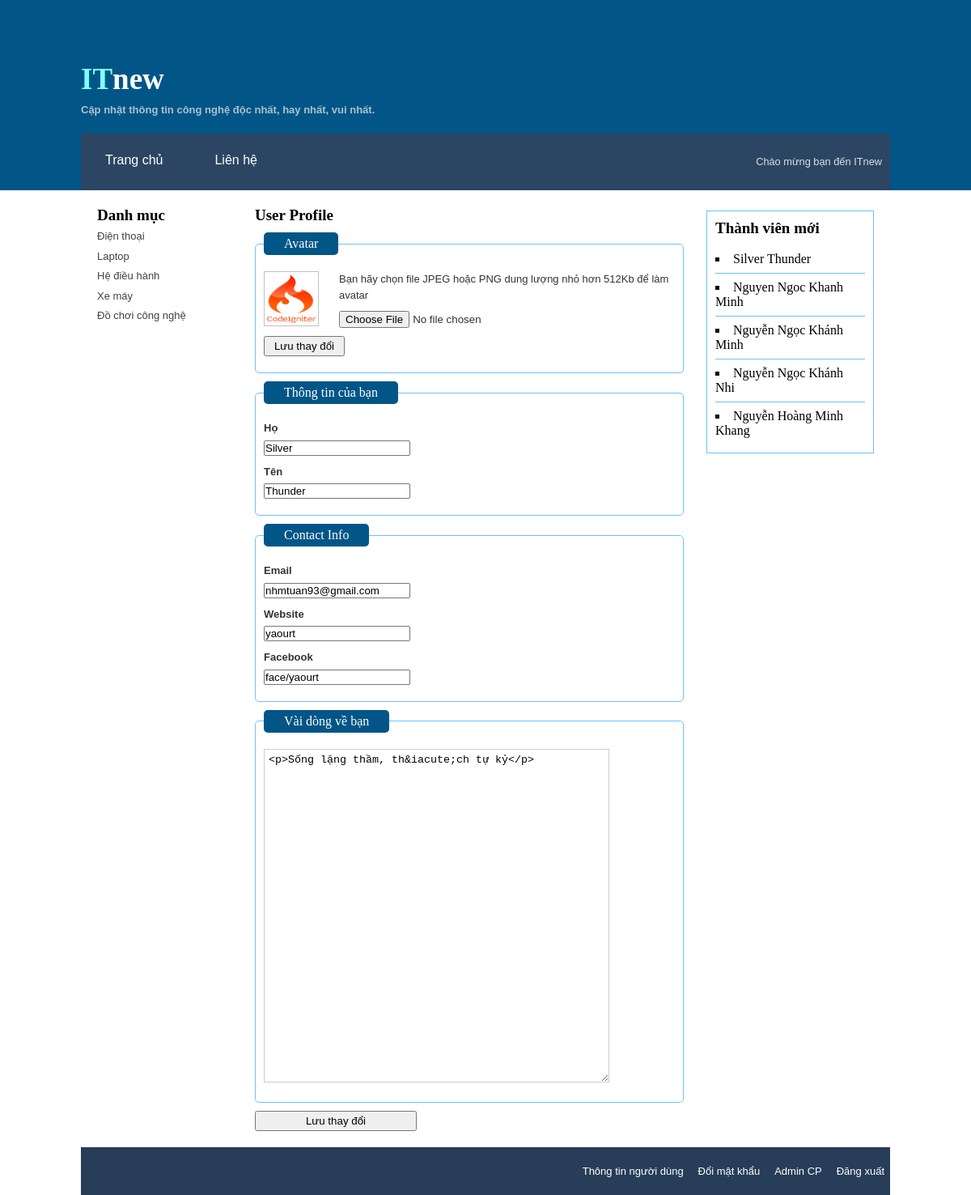
The page /edit_profile.php (signed in) on the database its author committed.
### tables this page shows
CREATE TABLE IF NOT EXISTS `categories` (
`cat_id` int(11) NOT NULL,
  `user_id` int(11) NOT NULL,
  `cat_name` varchar(100) NOT NULL,
  `position` tinyint(4) NOT NULL
);

CREATE TABLE IF NOT EXISTS `users` (
`user_id` int(11) NOT NULL,
  `first_name` varchar(40) NOT NULL,
  `last_name` varchar(40) NOT NULL,
  `email` varchar(60) NOT NULL,
  `pass` varchar(40) NOT NULL,
  `question_security` varchar(100) NOT NULL,
  `website` varchar(60) DEFAULT NULL,
  `facebook` varchar(40) DEFAULT NULL,
  `bio` text,
  `avatar` varchar(100) DEFAULT NULL,
  `user_level` tinyint(4) NOT NULL DEFAULT '2',
  `active` varchar(60) DEFAULT NULL,
  `registration_date` timestamp NOT NULL DEFAULT CURRENT_TIMESTAMP ON UPDATE CURRENT_TIMESTAMP
);

### includes/functions.php (called while the page is built, shortened)
<?php
    function fetch_user($user_id) {
        global $dbc;
        $q = "SELECT * FROM users WHERE user_id = {$user_id}";
        $r = mysqli_query($dbc, $q); confirm_query($r, $q);
        if(mysqli_num_rows($r) > 0) {
            return $result_set = mysqli_fetch_array($r, MYSQLI_ASSOC);
        } else {
            return FALSE;
        }
    }
    function fetch_new_users($order) {
        global $dbc;
        $q = "SELECT * FROM users ORDER BY {$order} DESC LIMIT 5";
        $r = mysqli_query($dbc,$q); confirm_query($r, $q);
        if(mysqli_num_rows($r) > 1) {
            $users = array();
            while($results = mysqli_fetch_array($r, MYSQLI_ASSOC)) {
                $users[] = $results;
			}
			return $users;
		} else {
			return FALSE;
		}
    }

### edit_profile.php (the view, shortened to what this page needs)
<?php $title = 'Thông tin người dùng'; include('includes/header.php');?>
<?php include('includes/mysqli_connect.php');?>
<?php include('includes/functions.php');?>
<?php include('includes/sidebar-a.php');
?>
<div id="content">
<h2>User Profile</h2>
    <?php
        $user = fetch_user($_SESSION['uid']);
    ?>
<form enctype="multipart/form-data" action="avatar.php" method="post">
    <fieldset>
		<legend>Avatar</legend>
		<div>
            <img class="avatar" src="uploads/images/<?php echo (is_null($user['avatar']) ? "no_avatar.jpg" : $user['avatar']); ?>" alt="avatar" />
            <p>Bạn hãy chọn file JPEG hoặc PNG dung lượng nhỏ hơn 512Kb để làm avatar<p>
            <input type="file" name="image" />
            <p><input class="change" type="submit" name="upload" value="Lưu thay đổi" /></p>
        </div>
  </fieldset>
</form>
<form action="" method="post">
    <fieldset>
        <legend>Thông tin của bạn</legend>
        <div>
            <label for="first-name">Họ
            </label>
            <input type="text" name="first_name" value="<?php if(isset($user['first_name'])) echo strip_tags($user['first_name']); ?>" size="20" maxlength="40" tabindex='1' />
        </div>
        <div>
            <label for="last-name">Tên
            </label>
            <input type="text" name="last_name" value="<?php if(isset($user['last_name'])) echo strip_tags($user['last_name']); ?>" size="20" maxlength="40" tabindex='1' />
        </div>
  </fieldset>
  <fieldset>
        <legend>Contact Info</legend>
        <div>
            <label for="email">Email
            </label>
            <input type="text" name="email" value="<?php if(isset($user['email'])) echo $user['email']; ?>" size="20" maxlength="40" tabindex='3' />
        </div>
        <div>
            <label for="website">Website</label>
            <input type="text" name="website" value="<?php echo (is_null($user['website'])) ? '' : strip_tags($user['website']); ?>" size="20" maxlength="40" tabindex='4' />
        </div>
        <div>
            <label for="yahoo">Facebook</label>
            <input type="text" name="facebook" value="<?php echo (is_null($user['facebook'])) ? '' : strip_tags($user['facebook']); ?>" size="20" maxlength="40" tabindex='5' />
        </div>
  </fieldset>
  <fieldset>
        <legend>Vài dòng về bạn</legend>
        <div>
            <textarea cols="50" rows="20" name="bio"><?php echo (is_null($user['bio'])) ? '' : htmlentities($user['bio'], ENT_COMPAT, 'UTF-8'); ?></textarea>
        </div>
  </fieldset>
 <div><input type="submit" name="submit" value="Lưu thay đổi" /></div>
</form>
</div>
<?php include('includes/sidebar-b.php');?>
<?php include('includes/footer.php'); ?>

### includes/sidebar-a.php (shortened to what this page needs)
<div id="content-container">
    <div id="section-navigation">
        <h2>Danh mục</h2>
	   <ul class="navi">
            <?php
                if(isset($_GET['cid']) && filter_var($_GET['cid'], FILTER_VALIDATE_INT, array('min_range' => 1))) {
                    $cid = $_GET['cid'];
                } else {
                    $cid = NULL;
                }
                    $q = "SELECT cat_id, cat_name FROM categories ORDER BY position ASC";
                    $r = mysqli_query($dbc, $q);
                    while($cats = mysqli_fetch_array($r, MYSQLI_ASSOC)) {
                        echo "<li><a href='index.php?cid={$cats['cat_id']}'";
                        if($cats['cat_id'] == $cid) {
                            echo "class='selected'";
                        }
                        echo ">". $cats['cat_name'] ."</a></li>";
                    }
            ?>
	   </ul>
</div>

### includes/sidebar-b.php
<div id="aside">
	<div class="box">
        <h2>Thành viên mới</h2>
        <?php $users = fetch_new_users('registration_date');
          foreach ($users as $user) {
            echo "<li>{$user['first_name']} {$user['last_name']}</li>";
            }
         ?>
    </div>
</div>

### css/style.css (style rules this page uses)
* { margin: 0; padding: 0 }
p, label, a { color: #333333; line-height: 1.5; font-size: 13px; font-family:'lucida grande',tahoma,verdana,arial,sans-serif； }
ul { list-style: none; }
a { color: #43423F; text-decoration: none; }
h2 a, h2 { margin: 0; font-size: 19px; font-family: museo, georgia, san-serif; }
#content-container { float: left;width: 1000px; }
#section-navigation { float: left;width: 160px; height: 100%; padding: 20px 0;margin: 0 20px;display: inline; }
#section-navigation ul li { margin: 5px 0px;padding: 0; }
#content { float: left;width: 530px;padding: 20px 0;margin: 0 0 0 15px; }
#aside { float: right;width: 207px;padding: 10px 0;margin: 0 20px 0 0; }
.box { margin: 15px 0px; border: 1px solid #6DC2FF; padding: 10px; }
.box h2 { margin: 0px 0px 10px 0px; }
.box li { border-bottom: 1px solid #6DC2FF; padding: 8px 0px; list-style: square inside }
.box li:last-child { border-bottom: none; }
#content p { margin: 10px 0px; }
legend { color:#fff; background-color: #025587; padding: 5px 25px; border-radius: 5px; }
fieldset { border:1px solid #6DC2FF; margin: 10px 0px;padding: 10px; border-radius: 5px; }
fieldset div { margin: 10px 0px; }
label { display: block;width:30em; font-weight: bold;margin: 0px 15px 5px 0px; }
textarea { border:1px solid #ccc; height: 400px; padding: 5px }
input[type="submit"] { padding: 3px; width: 200px; }
.avatar { width: 60px; height: 60px;float: left;margin: 0 25px 0px 0px; border:1px solid #c1c1c1; padding: 3px; background-color: white; }
input.change { width: 100px; }

### rows shown on the page
categories: cat_name "Điện thoại"
categories: cat_name "Laptop"
categories: cat_name "Hệ điều hành"
categories: cat_name "Xe máy"
categories: cat_name "Đồ chơi công nghệ"
users: avatar (picture), first_name "Silver", last_name "Thunder", email "nhmtuan93@gmail.com", website "yaourt", facebook "face/yaourt", bio "<p>Sống lặng thầm, th&iacute;ch tự kỷ</p>"
users: first_name "Nguyen Ngoc", last_name "Khanh Minh"
users: first_name "Nguyễn Ngọc", last_name "Khánh Minh"
users: first_name "Nguyễn Ngọc", last_name "Khánh Nhi"
users: first_name "Nguyễn Hoàng", last_name "Minh Khang"
